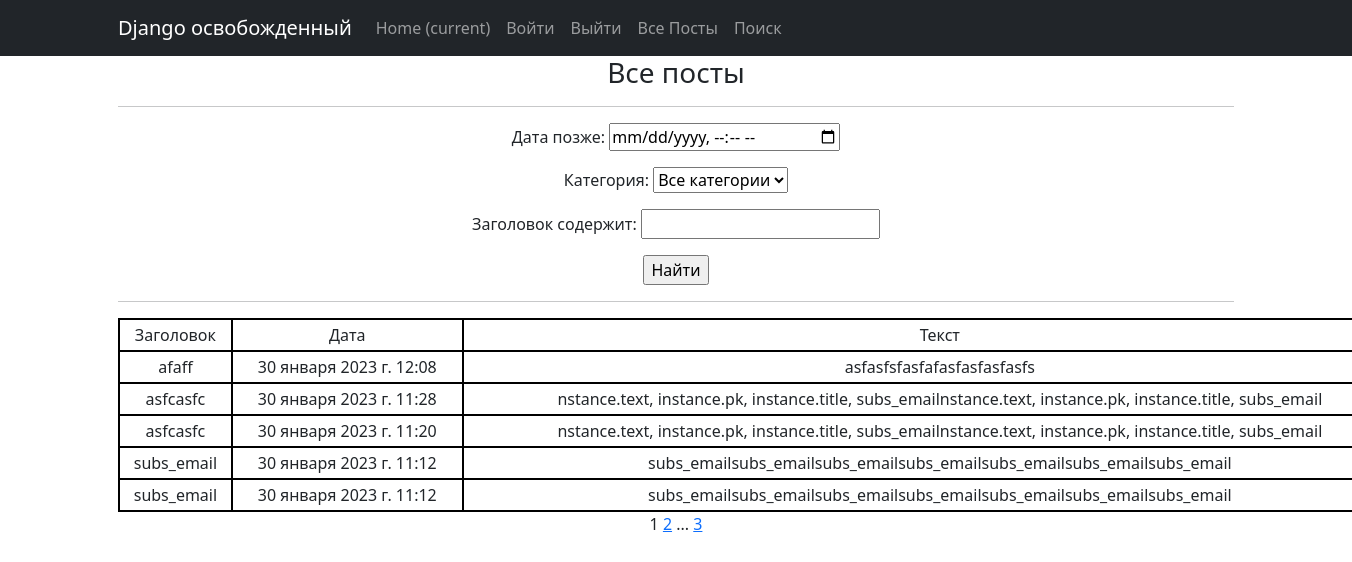
The app's page /post/search/, older data.
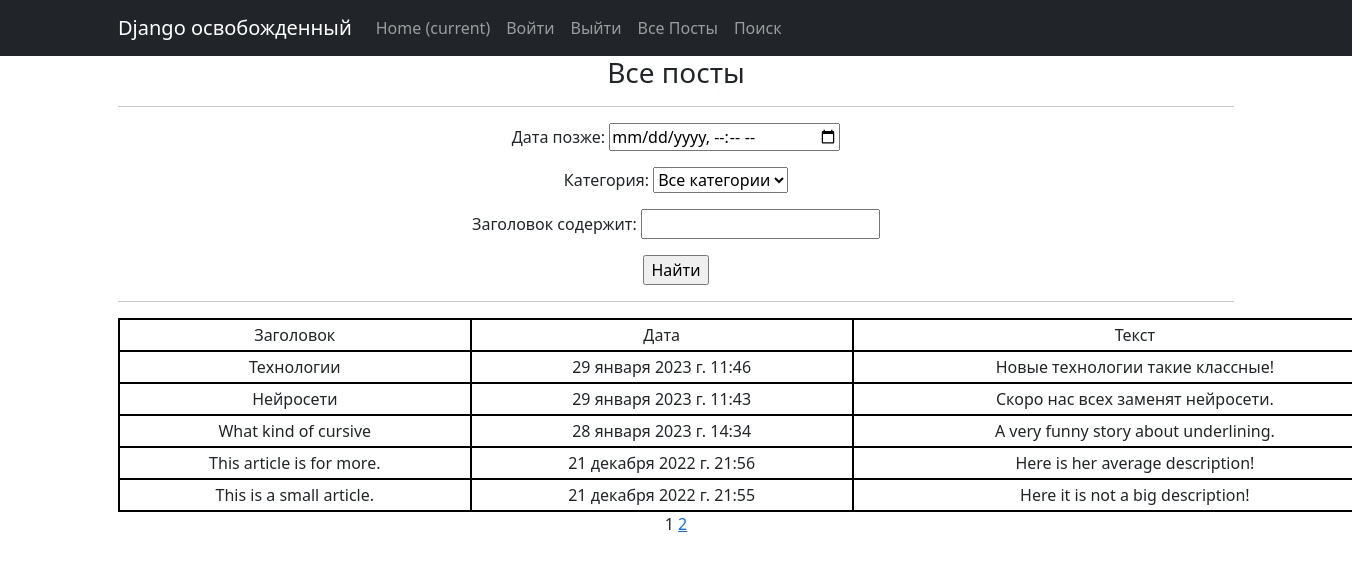
The same page, newer data.
### news/models.py (models this page shows, shortened)
class Post(models.Model):
    author = models.ForeignKey(Author, on_delete=models.CASCADE)
    NEWS = 'NW'
    ARTICLE = 'AR'
    CATEGORY_CHOICES = (
        (NEWS, 'Новость'),
        (ARTICLE, 'Статья'),
    )
    categoryType = models.CharField(max_length=2, choices=CATEGORY_CHOICES, default=ARTICLE)
    dateCreation = models.DateTimeField(auto_now_add=True)
    postCategory = models.ManyToManyField(Category, through='PostCategory')
    title = models.CharField(max_length=128)
    text = models.TextField()
    rating = models.SmallIntegerField(default=0)

### news/views.py (the view)
# urls.py: path('search/', PostListSearch.as_view(), name='post_search'),
class PostListSearch(PostList):
    template_name = 'post_search.html'
    context_object_name = 'all_news'

### news/models.py (called while the page is built)
    def __str__(self):
        return self.name.title()

### news/templatetags/custom_filters.py (called while the page is built)
@register.filter()
def censor(text, word=str):
    if word in text:
        reword = word[0] + ((len(word) - 2) * "*") + word[-1]
        text = text.replace(word, reword)
    return text

### news/templatetags/custom_tags.py (called while the page is built)
@register.simple_tag(takes_context=True)
def url_replace(context, **kwargs):
    d = context['request'].GET.copy()
    for k, v in kwargs.items():
        d[k] = v
    return d.urlencode()

### news/views.py (called while the page is built)
    def get_queryset(self):
        queryset = super().get_queryset()
        self.filterset = NewsFilter(self.request.GET, queryset)
        return self.filterset.qs

    def get_context_data(self, **kwargs):
        context = super().get_context_data(**kwargs)
        context['time_now'] = datetime.utcnow()
        context['filterset'] = self.filterset
        return context

### templates/post_search.html (shortened to what this page needs)
{% extends 'flatpages/default.html' %}
{% load custom_filters %}
{% load custom_tags %}
{% block content %}
<h3>Все посты</h3>
    <hr>
    <form action="" method="get">
        {{ filterset.form.as_p }}
        <input type="submit" value="Найти" />
    </form>
   <hr>
   {% if all_news %}
<table>
    <tr>
        <td>Заголовок</td>
        <td>Дата</td>
        <td>Текст</td>
    </tr>
    {% for news in all_news %}
    <tr>
        <td>{{ news.title }}</td>
        <td>{{ news.dateCreation }}</td>
        <td>{{ news.text|truncatewords:20|censor:"борьбу"|censor:"ограбили"|censor:"умерщвляли" }}</td>
    </tr>
    {% endfor %}
</table>
   {% else %}
       <h2>Постов нет!</h2>
   {% endif %}
   {{ page_obj.number }}
   {% if page_obj.has_next %}
       <a href="?{% url_replace page=page_obj.next_page_number %}">{{ page_obj.next_page_number }}</a>
       {% if paginator.num_pages != page_obj.next_page_number %}
           ...
           <a href="?{% url_replace page=page_obj.paginator.num_pages %}">{{ page_obj.paginator.num_pages }}</a>
       {% endif %}
   {% endif %}
{% endblock content %}

Row changes from the older to the newer data that the page shows:
removed Post: title "afaff", dateCreation "30 января 2023 г. 12:08", text|censor "asfasfsfasfafasfasfasfasfs"
removed Post: title "asfcasfc", dateCreation "30 января 2023 г. 11:28", text|censor "nstance.text, instance.pk, instance.title, subs_emailnstance.text, instance.pk, instance.title, subs_email"
removed Post: title "asfcasfc", dateCreation "30 января 2023 г. 11:20", text|censor "nstance.text, instance.pk, instance.title, subs_emailnstance.text, instance.pk, instance.title, subs_email"
removed Post: title "subs_email", dateCreation "30 января 2023 г. 11:12", text|censor "subs_emailsubs_emailsubs_emailsubs_emailsubs_emailsubs_emailsubs_email"
removed Post: title "subs_email", dateCreation "30 января 2023 г. 11:12", text|censor "subs_emailsubs_emailsubs_emailsubs_emailsubs_emailsubs_emailsubs_email"
now on this page (row edited): Post: title "Технологии", dateCreation "29 января 2023 г. 11:46", text|censor "Новые технологии такие классные!"
now on this page (row edited): Post: title "Нейросети", dateCreation "29 января 2023 г. 11:43", text|censor "Скоро нас всех заменят нейросети."
now on this page (row edited): Post: title "What kind of cursive", dateCreation "28 января 2023 г. 14:34", text|censor "A very funny story about underlining."
now on this page (row edited): Post: title "This article is for more.", dateCreation "21 декабря 2022 г. 21:56", text|censor "Here is her average description!"
now on this page (row edited): Post: title "This is a small article.", dateCreation "21 декабря 2022 г. 21:55", text|censor "Here it is not a big description!"
Text that changed along with them:
{{ page_obj.paginator.num_pages }}: "3" → (not shown)
